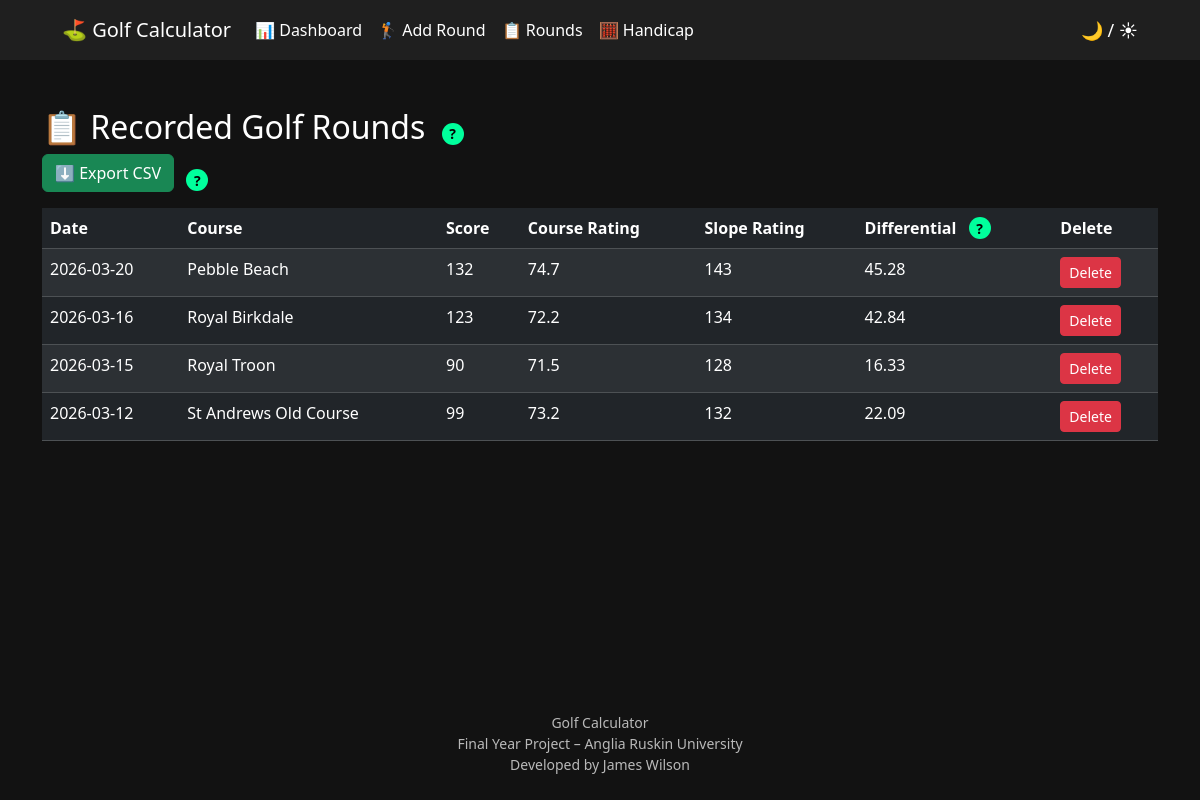
Before: /rounds with the older database file.
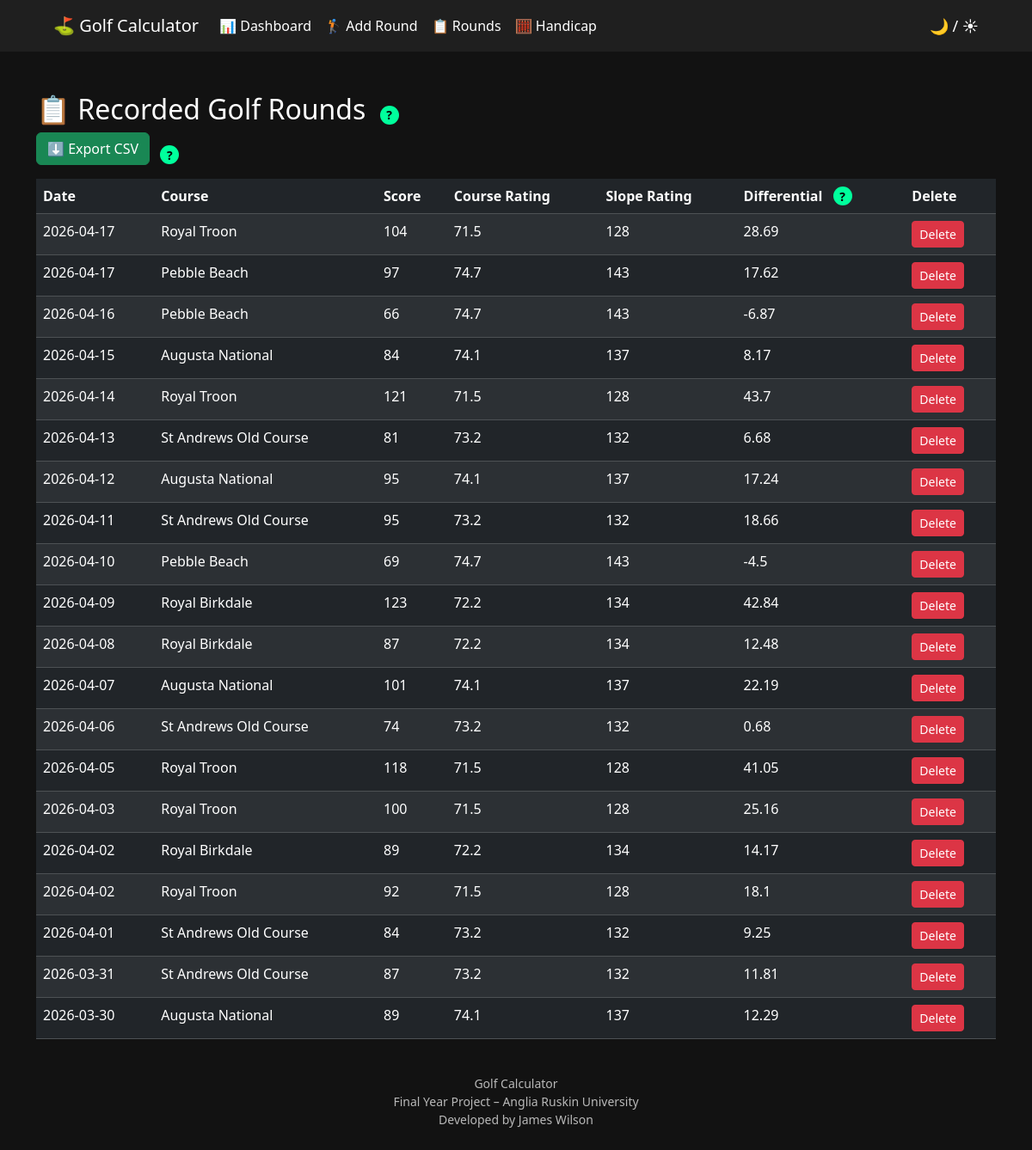
After: the same page with the newer database file.
### tables this page shows
CREATE TABLE rounds (
        id INTEGER PRIMARY KEY AUTOINCREMENT,
        date TEXT,
        course TEXT,
        score INTEGER,
        course_rating REAL,
        slope_rating INTEGER,
        differential REAL
    );

### app.py (the view)
@app.route("/rounds")
def rounds_page():
    rounds = get_rounds()
    return render_template("rounds.html", rounds=rounds)

### database.py (called while the page is built)
def get_rounds():
    conn = sqlite3.connect("golf.db")
    cursor = conn.cursor()
    cursor.execute("SELECT * FROM rounds ORDER BY date DESC")
    rounds = cursor.fetchall()
    conn.close()
    return rounds

### templates/rounds.html (shortened to what this page needs)
<!DOCTYPE html>
<html>
<head>
<link href="https://cdn.jsdelivr.net/npm/bootstrap@5.3.2/dist/css/bootstrap.min.css" rel="stylesheet">
</head>
<body id="page">
<nav class="navbar navbar-expand-lg custom-navbar">
<div class="container-fluid" style="max-width:1100px;">
<a class="navbar-brand text-white" href="/">⛳ Golf Calculator</a>
<div class="collapse navbar-collapse w-100" id="navbarNav">
<ul class="navbar-nav me-auto mb-2 mb-lg-0">
<li class="nav-item">
<a class="nav-link text-white" href="/dashboard">📊 Dashboard</a>
</li>
<li class="nav-item">
<a class="nav-link text-white" href="/add-round">🏌️ Add Round</a>
</li>
<li class="nav-item">
<a class="nav-link text-white" href="/rounds">📋 Rounds</a>
</li>
<li class="nav-item">
<a class="nav-link text-white" href="/handicap-details">🧮 Handicap</a>
</li>
</ul>
<span class="mode-toggle" onclick="toggleMode()">🌙 / ☀</span>
</div>
</div>
</nav>
<div class="container mt-5">
<h2>
📋 Recorded Golf Rounds
<button class="info-btn" onclick="toggleInfo('mainInfo')">?</button>
</h2>
<a href="/export" class="btn btn-success mb-3">
⬇ Export CSV
</a>
<button class="info-btn" onclick="toggleInfo('exportInfo')">?</button>
<div style="overflow-x:auto;">
<table class="table table-striped">
<thead>
<tr>
<th>Date</th>
<th>Course</th>
<th>Score</th>
<th>Course Rating</th>
<th>Slope Rating</th>
<th>
Differential
<button class="info-btn" onclick="toggleInfo('diffInfo')">?</button>
</th>
<th>Delete</th>
</tr>
</thead>
<tbody>
{% for round in rounds %}
<tr>
<td>{{ round[1] }}</td>
<td>{{ round[2] }}</td>
<td>{{ round[3] }}</td>
<td>{{ round[4] }}</td>
<td>{{ round[5] }}</td>
<td>{{ round[6] }}</td>
<td>
<button class="btn btn-danger btn-sm" onclick="openModal('{{ round[0] }}')">
Delete
</button>
</td>
</tr>
{% endfor %}
</tbody>
</table>
</div>
</div>
<div class="footer">
Golf Calculator<br>
Final Year Project – Anglia Ruskin University<br>
Developed by James Wilson<br>
</div>
</body>
</html>

### templates/rounds.html (style rules this page uses)
body { background-color:#121212; color:white; transition:0.3s; min-height:100vh; display:flex; flex-direction:column; }
.navbar { background:#1f1f1f; height:60px; display:flex; align-items:center; }
table { background:#1e1e1e; color:white; }
.info-btn { background:#00ff9c; color:black; border:none; border-radius:50%; width:22px; height:22px; font-size:14px; font-weight:bold; cursor:pointer; margin-left:8px; }
.navbar { background:#1f1f1f; padding:10px 0; }
.navbar-collapse { background:#1f1f1f; padding:10px 0; }
.navbar a { color:white !important; }
.navbar { position: relative; z-index: 1000; }
.navbar-collapse { position: relative; z-index: 1000; }
.custom-navbar { display:flex; flex-direction:row; align-items:center; }
.footer { text-align:center; padding:25px; font-size:14px; opacity:0.7; margin-top:auto; }
.mode-toggle { cursor:pointer; font-size:18px; user-select:none; }

Changed rows visible on the page:
removed rounds: date "2026-03-20", course "Pebble Beach", score "132", course_rating "74.7", slope_rating "143", differential "45.28"
removed rounds: date "2026-03-16", course "Royal Birkdale", score "123", course_rating "72.2", slope_rating "134", differential "42.84"
removed rounds: date "2026-03-15", course "Royal Troon", score "90", course_rating "71.5", slope_rating "128", differential "16.33"
removed rounds: date "2026-03-12", course "St Andrews Old Course", score "99", course_rating "73.2", slope_rating "132", differential "22.09"
added rounds: date "2026-04-17", course "Royal Troon", score "104", course_rating "71.5", slope_rating "128", differential "28.69"
added rounds: date "2026-04-17", course "Pebble Beach", score "97", course_rating "74.7", slope_rating "143", differential "17.62"
added rounds: date "2026-04-16", course "Pebble Beach", score "66", course_rating "74.7", slope_rating "143", differential "-6.87"
added rounds: date "2026-04-15", course "Augusta National", score "84", course_rating "74.1", slope_rating "137", differential "8.17"
added rounds: date "2026-04-14", course "Royal Troon", score "121", course_rating "71.5", slope_rating "128", differential "43.7"
added rounds: date "2026-04-13", course "St Andrews Old Course", score "81", course_rating "73.2", slope_rating "132", differential "6.68"
added rounds: date "2026-04-12", course "Augusta National", score "95", course_rating "74.1", slope_rating "137", differential "17.24"
added rounds: date "2026-04-11", course "St Andrews Old Course", score "95", course_rating "73.2", slope_rating "132", differential "18.66"
added rounds: date "2026-04-10", course "Pebble Beach", score "69", course_rating "74.7", slope_rating "143", differential "-4.5"
added rounds: date "2026-04-09", course "Royal Birkdale", score "123", course_rating "72.2", slope_rating "134", differential "42.84"
added rounds: date "2026-04-08", course "Royal Birkdale", score "87", course_rating "72.2", slope_rating "134", differential "12.48"
added rounds: date "2026-04-07", course "Augusta National", score "101", course_rating "74.1", slope_rating "137", differential "22.19"
added rounds: date "2026-04-06", course "St Andrews Old Course", score "74", course_rating "73.2", slope_rating "132", differential "0.68"
added rounds: date "2026-04-05", course "Royal Troon", score "118", course_rating "71.5", slope_rating "128", differential "41.05"
added rounds: date "2026-04-03", course "Royal Troon", score "100", course_rating "71.5", slope_rating "128", differential "25.16"
added rounds: date "2026-04-02", course "Royal Birkdale", score "89", course_rating "72.2", slope_rating "134", differential "14.17"
added rounds: date "2026-04-02", course "Royal Troon", score "92", course_rating "71.5", slope_rating "128", differential "18.1"
added rounds: date "2026-04-01", course "St Andrews Old Course", score "84", course_rating "73.2", slope_rating "132", differential "9.25"
added rounds: date "2026-03-31", course "St Andrews Old Course", score "87", course_rating "73.2", slope_rating "132", differential "11.81"
added rounds: date "2026-03-30", course "Augusta National", score "89", course_rating "74.1", slope_rating "137", differential "12.29"
